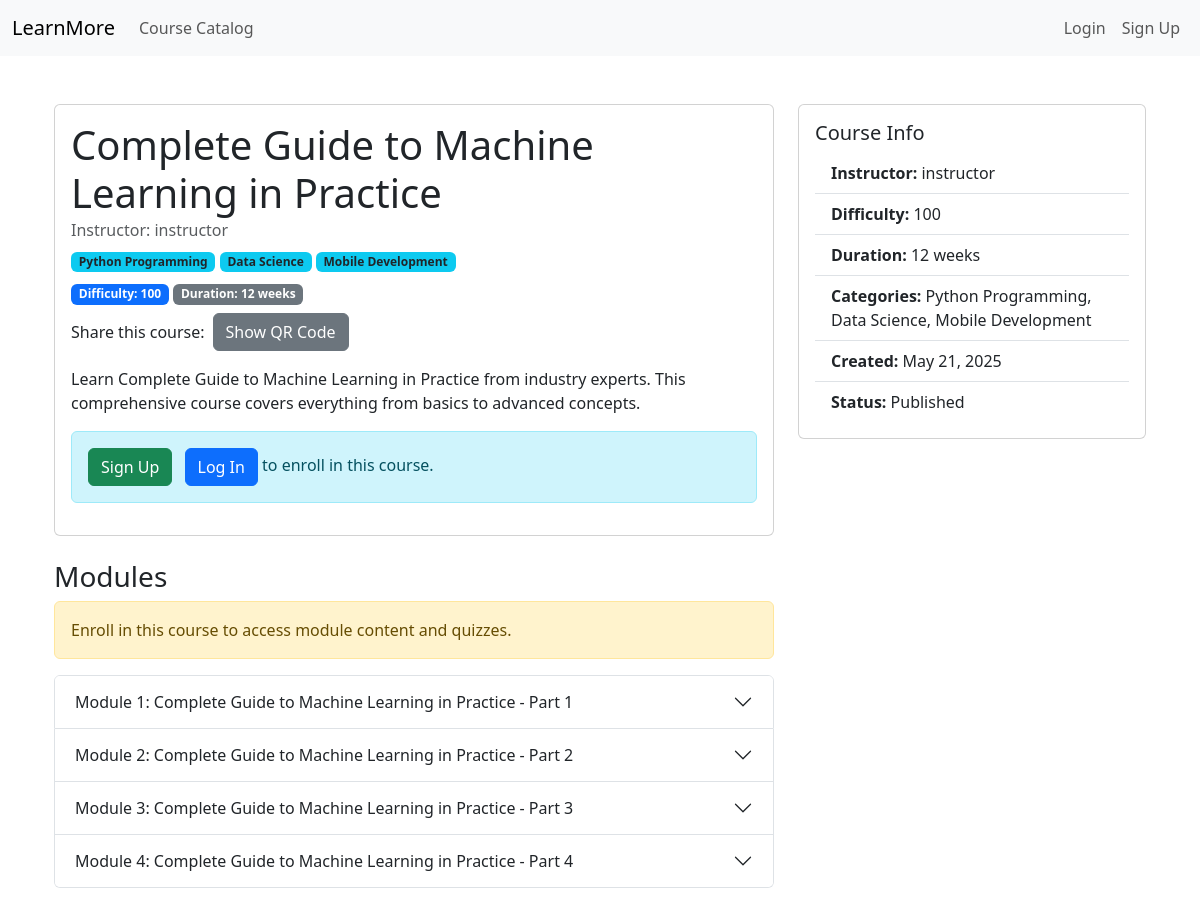
/courses/complete-guide-to-machine-learning-in-practice/, run on the app's committed database.
### coursesapp/models.py (models this page shows, shortened)
class Course(models.Model):
    title = models.CharField(max_length=200)
    slug = models.SlugField(unique=True)
    description = models.TextField()
    instructor = models.ForeignKey(get_user_model(), on_delete=models.CASCADE, related_name='courses')
    categories = models.ManyToManyField(Category, related_name='courses')
    difficulty = models.PositiveIntegerField(default=100)
    duration = models.CharField(max_length=50, help_text='e.g. 8 weeks, 10 hours')
    is_public = models.BooleanField(default=True)
    is_published = models.BooleanField(default=False)
    created_at = models.DateTimeField(auto_now_add=True)

class Category(models.Model):
    name = models.CharField(max_length=100, unique=True)
    slug = models.SlugField(unique=True)

class Module(models.Model):
    course = models.ForeignKey(Course, related_name='modules', on_delete=models.CASCADE)
    title = models.CharField(max_length=200)
    description = models.TextField(blank=True)
    order = models.PositiveIntegerField(default=0)
    content = models.TextField(blank=True, help_text="HTML content for this module")
    class Meta:
        ordering = ['order']

### coursesapp/views.py (the view)
# urls.py: path('<slug:slug>/', views.CourseDetailView.as_view(), name='course_detail'),
class CourseDetailView(DetailView):
    model = Course
    template_name = 'coursesapp/course_detail.html'
    context_object_name = 'course'
    slug_field = 'slug'
    slug_url_kwarg = 'slug'
    def get_context_data(self, **kwargs):
        context = super().get_context_data(**kwargs)
        course = self.object
        user = self.request.user
        context['is_instructor'] = user.is_authenticated and (course.instructor == user)
        if user.is_authenticated:
            context['is_enrolled'] = (
                course.instructor == user or
                Enrollment.objects.filter(user=user, course=course, is_active=True).exists()
            )
        else:
            context['is_enrolled'] = False
        course_url = self.request.build_absolute_uri(self.request.path)
        context['course_qr_url'] = reverse('generate_qr_code') + f'?url={course_url}'
        return context

### coursesapp/templates/coursesapp/course_detail.html (shortened to what this page needs)
{% extends 'base.html' %}
{% load static %}
{% block content %}
<div class="container py-4">
    <div class="row">
        <div class="col-lg-8">
            <div class="card mb-4">
                <div class="card-body">
                    <h1 class="card-title">{{ course.title }}</h1>
                    <h6 class="card-subtitle mb-2 text-muted">
                        Instructor: {{ course.instructor.get_full_name|default:course.instructor.username }}
                    </h6>
                    <div class="mb-2">
                        {% for cat in course.categories.all %}
                            <span class="badge bg-info text-dark">{{ cat.name }}</span>
                        {% endfor %}
                    </div>
                    <div class="mb-2">
                        <span class="badge bg-primary">Difficulty: {{ course.difficulty }}</span>
                        <span class="badge bg-secondary">Duration: {{ course.duration }}</span>
                    </div>
                    <div class="d-flex align-items-center mb-2">
                        <span class="me-2">Share this course:</span>
                        <a href="{{ course_qr_url }}" target="_blank" class="btn btn-secondary">
                             Show QR Code
                        </a>
                    </div>
                    <p class="card-text mt-3">{{ course.description }}</p>
                    {% if user.is_authenticated %}
                        {% if is_instructor %}
                            <div class="alert alert-info">
                                You are the instructor for this course!
                            </div>
                        {% elif is_enrolled %}
                            <div class="alert alert-success">
                                You are enrolled in this course!
                            </div>
                        {% else %}
                            <form action="{% url 'enroll_course' course_slug=course.slug %}" method="post" class="mt-3">
                                {% csrf_token %}
                                <button type="submit" class="btn btn-primary">Enroll in Course</button>
                            </form>
                        {% endif %}
                    {% else %}
                        <div class="alert alert-info mt-3">
                            <a href="{% url 'account_signup' %}" class="btn btn-success me-2">Sign Up</a>
                            <a href="{% url 'account_login' %}" class="btn btn-primary">Log In</a>
                            to enroll in this course.
                        </div>
                    {% endif %}
                </div>
            </div>
            <div class="mt-4">
                <h3>Modules</h3>
                {% if not user.is_authenticated or not is_enrolled %}
                    <div class="alert alert-warning">
                        Enroll in this course to access module content and quizzes.
                    </div>
                {% endif %}
                {% if course.modules.all %}
                    <div class="accordion" id="modulesAccordion">
                        {% if user.is_authenticated and is_enrolled %}
                        {% for module in course.modules.all %}
                            <div class="accordion-item">
                                <h2 class="accordion-header" id="heading{{ forloop.counter }}">
                                    <button class="accordion-button {% if not forloop.first %}collapsed{% endif %}" type="button" data-bs-toggle="collapse" data-bs-target="#collapse{{ forloop.counter }}" aria-expanded="{% if forloop.first %}true{% else %}false{% endif %}" aria-controls="collapse{{ forloop.counter }}">
                                        {{ module.title }}
                                    </button>
                                </h2>
                                <div id="collapse{{ forloop.counter }}" class="accordion-collapse collapse {% if forloop.first %}show{% endif %}" aria-labelledby="heading{{ forloop.counter }}" data-bs-parent="#modulesAccordion">
                                    <div class="accordion-body">
                                        <p>{{ module.description }}</p>
                                        <h6>Quizzes:</h6>
                                        {% if module.quizzes.all %}
                                            <ul>
                                                {% for quiz in module.quizzes.all %}
                                                    <li>
                                                        <strong><a href="{% url 'quiz_detail' quiz_id=quiz.id %}">{{ quiz.title }}</a></strong>
                                                        {% if quiz.instructions %}<br><small>{{ quiz.instructions }}</small>{% endif %}
                                                    </li>
                                                {% endfor %}
                                            </ul>
                                        {% else %}
                                            <p class="text-muted">No quizzes for this module.</p>
                                        {% endif %}
                                        {% if is_instructor %}
                                            <a href="{% url 'add_quiz_to_module' course.slug module.id %}" class="btn btn-success">Add Quiz</a>
                                        {% endif %}
                                    </div>
                                </div>
                            </div>
                        {% endfor %}
                        {% else %}
                            {% for module in course.modules.all %}
                                <div class="accordion-item">
                                    <h2 class="accordion-header">
                                        <button class="accordion-button collapsed" type="button" disabled>
                                            {{ module.title }}
                                        </button>
                                    </h2>
                                </div>
                            {% endfor %}
                        {% endif %}
                    </div>
                {% else %}
                    <p class="text-muted">No modules for this course yet.</p>
                {% endif %}
            </div>
        </div>
        <div class="col-lg-4">
            <div class="card">
                <div class="card-body">
                    <h5 class="card-title">Course Info</h5>
                    <ul class="list-group list-group-flush">
                        <li class="list-group-item"><strong>Instructor:</strong> {{ course.instructor.get_full_name|default:course.instructor.username }}</li>
                        <li class="list-group-item"><strong>Difficulty:</strong> {{ course.difficulty }}</li>
                        <li class="list-group-item"><strong>Duration:</strong> {{ course.duration }}</li>
                        <li class="list-group-item"><strong>Categories:</strong>
                            {% for cat in course.categories.all %}{{ cat.name }}{% if not forloop.last %}, {% endif %}{% endfor %}
                        </li>
                        <li class="list-group-item"><strong>Created:</strong> {{ course.created_at|date:'M d, Y' }}</li>
                        <li class="list-group-item"><strong>Status:</strong> {% if course.is_published %}Published{% else %}Draft{% endif %}</li>
                    </ul>
                </div>
            </div>
        </div>
    </div>
</div>
{% endblock %}

### data on the page
Course: title "Complete Guide to Machine Learning in Practice", instructor.get_full_name "instructor", difficulty "100", duration "12 weeks", description "Learn Complete Guide to Machine Learning in Practice from industry experts. This comprehensive course covers everything from basics to advanced concepts.", created_at "May 21, 2025"
Category: name "Python Programming"
Category: name "Data Science"
Category: name "Mobile Development"
Module: title "Module 1: Complete Guide to Machine Learning in Practice - Part 1"
Module: title "Module 2: Complete Guide to Machine Learning in Practice - Part 2"
Module: title "Module 3: Complete Guide to Machine Learning in Practice - Part 3"
Module: title "Module 4: Complete Guide to Machine Learning in Practice - Part 4"
